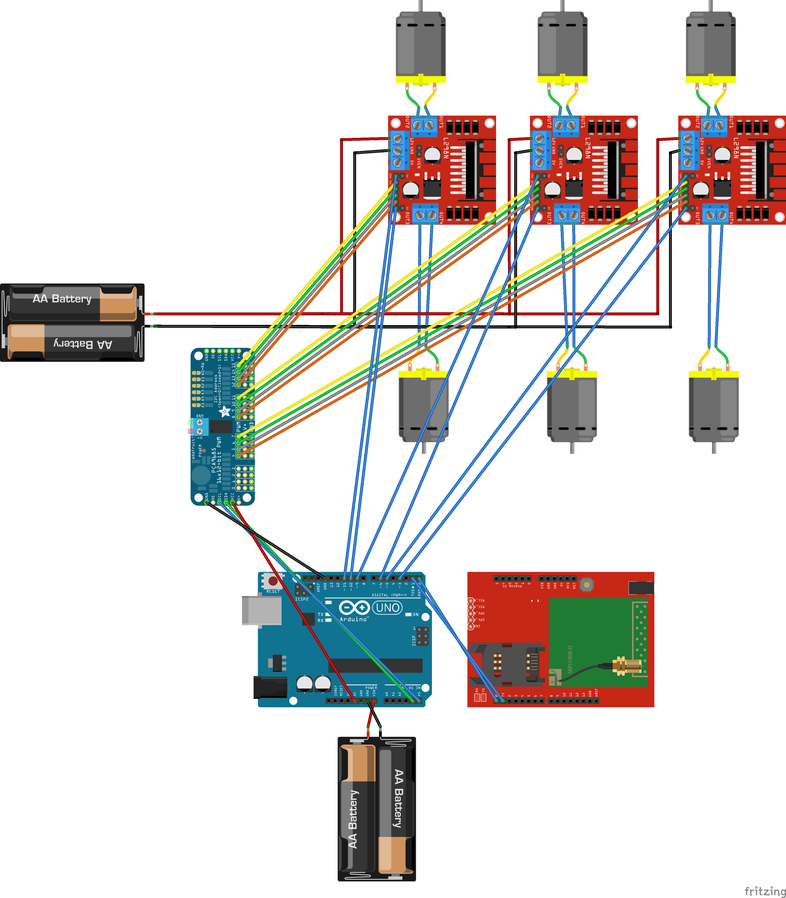
#> input picture robot-schema/robot_bb.png, 786 x 898 px, shrunk from 3291 x 3759 before the run, given in place of the camera
$ python evaluate.py
#> lines starting #> are read from the running program, lines starting #| are printed output that depends on the picture; after the words box and inside, x2 and y2 are one past the last pixel; in counts of white or black regions, pixels touching at a corner belong together
import cv2 as cv
import numpy as np


def get_countours(img):
    imgray = cv.Canny(img, 100, 200)
    _, thresh = cv.threshold(imgray, 127, 255, 0)
    contours, _ = cv.findContours(thresh, cv.RETR_TREE, cv.CHAIN_APPROX_SIMPLE)
    im = np.zeros(img.shape, np.uint8)
    cv.drawContours(im, contours, -1, (0, 255, 0), 3)
    return im, contours


def get_BB(img, contours):
    contours_poly = [None] * len(contours)
    boundRect = [None] * len(contours)
    for i, c in enumerate(contours):
        contours_poly[i] = cv.approxPolyDP(c, 3, True)
        boundRect[i] = cv.boundingRect(contours_poly[i])
    im = np.zeros(img.shape, np.uint8)
    for i in range(len(contours)):
        color = (0, 255, 0)
        cv.drawContours(im, contours_poly, i, color)
        cv.rectangle(
            im,
            (int(boundRect[i][0]), int(boundRect[i][1])),
            (
                int(boundRect[i][0] + boundRect[i][2]),
                int(boundRect[i][1] + boundRect[i][3]),
            ),
            color,
            2,
        )
    return im


# define a video capture object
vid = cv.VideoCapture(0)

while True:
    _, frame = vid.read()
#> frame is the input picture: shape (898, 786, 3); mean B, G, R 215.9, 218.1, 219.4

    proc_img, ctrs = get_countours(frame)
#> in get_countours, `imgray = cv.Canny(img, 100, 200)`:
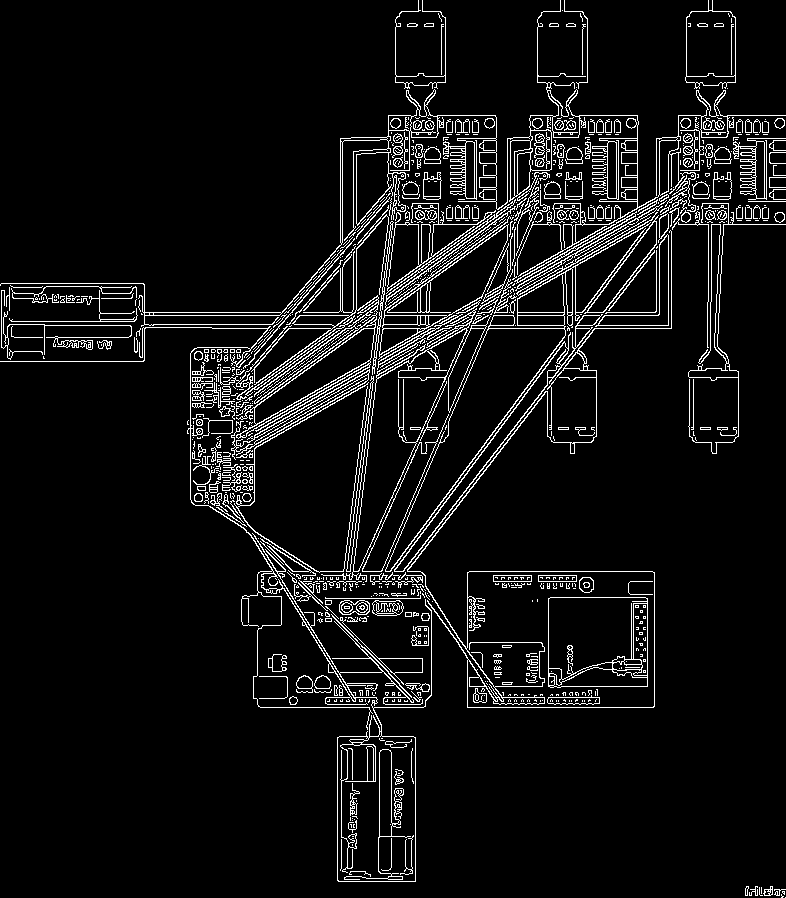
#> imgray: shape (898, 786); 6.7% white in thin lines or dots
#> in get_countours, `contours, _ = cv.findContours(thresh, cv.RETR_TREE, cv.CHAIN_APPROX_SI..`: contours = 1510 contours, 1133 with area under 20; largest, box (x1, y1, x2, y2) and area: (407, 230, 672, 708) 25720, (466, 571, 655, 708) 24578, (385, 222, 651, 572) 13144, (0, 326, 432, 882) 11831, (337, 731, 416, 882) 10939
#> in get_countours, `cv.drawContours(im, contours, -1, (0, 255, 0), 3)`:
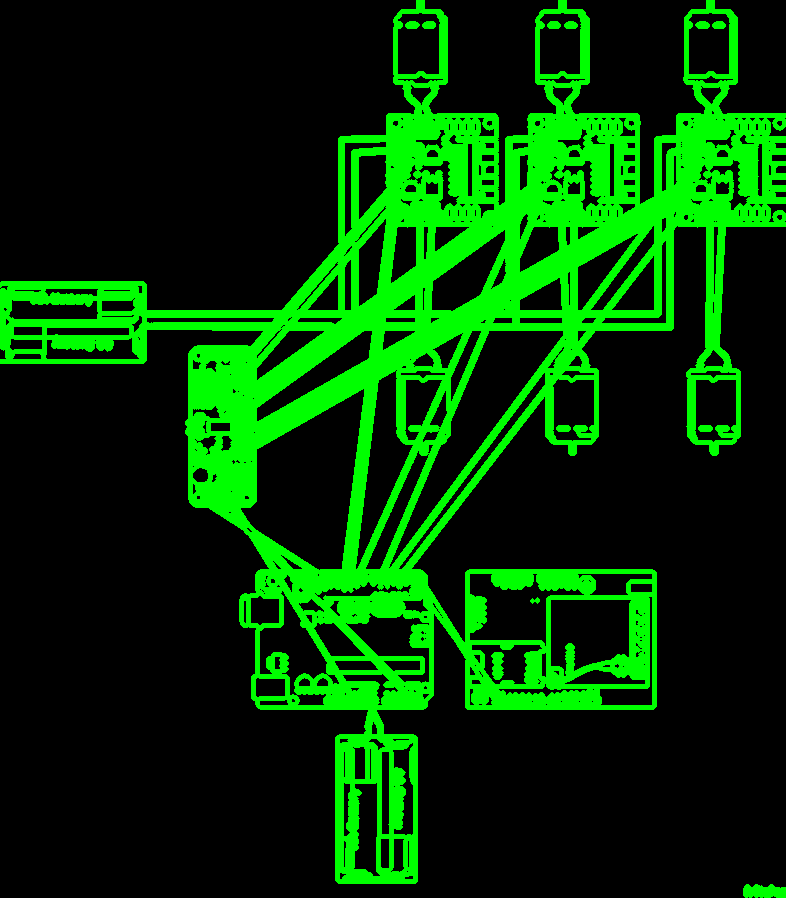
#> im: shape (898, 786, 3); mean of channels 0, 1, 2 0, 57.2, 0; drawn as B, G, R
#> ctrs has the same summary as contours in get_countours
    bb_image = get_BB(frame, ctrs)
#> in get_BB, `contours_poly = [None] * len(contours)`: contours_poly = 1510 items
#> the loop in get_BB, `for i, c in enumerate(contours):` made 1510 passes
#> c on passes 1, 3, 4: [[785, 897]], [[782, 891], [782, 892], [784, 894], [784, 891]], [[782, 892], [783, 891], [784, 892], [783, 893]]
#> after the loop in get_BB, `for i, c in enumerate(contours):`: boundRect = 1510 items, first 6: (785, 897, 1, 1), (781, 894, 2, 4), (782, 891, 3, 4), (782, 892, 1, 1), (774, 889, 12, 7), (776, 891, 1, 5); contours_poly = 1510 contours, 1213 with area under 20; largest, box (x1, y1, x2, y2) and area: (407, 230, 672, 708) 25492, (466, 571, 655, 708) 23948, (385, 222, 651, 572) 13205, (0, 326, 432, 882) 12495, (0, 0, 786, 327) 11808
#> after the loop in get_BB, `for i in range(len(contours)):`:
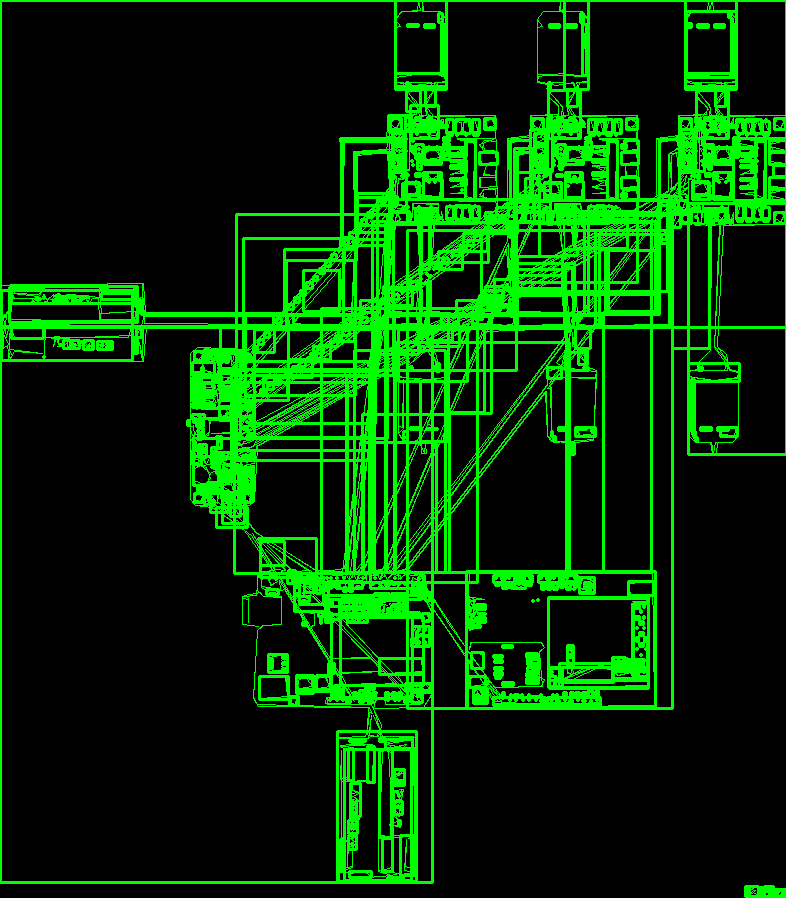
#> im: shape (898, 786, 3); mean of channels 0, 1, 2 0, 53, 0; drawn as B, G, R

    horizontal_glue = np.concatenate((frame, proc_img, bb_image), axis=1)
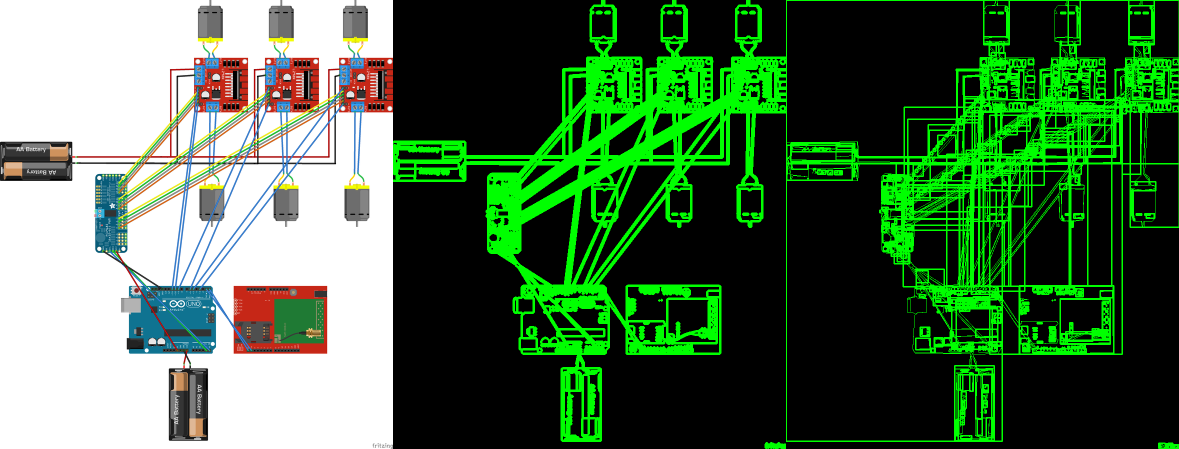
#> horizontal_glue: shape (898, 2358, 3) (shown at 1/2 size); mean B, G, R 72, 109.4, 73.1

    cv.imshow("frame", horizontal_glue)

    if cv.waitKey(1) & 0xFF == ord("q"):
#> (key q is pressed here)
        break

# After the loop release the cap object
vid.release()
# Destroy all the windows
cv.destroyAllWindows()
